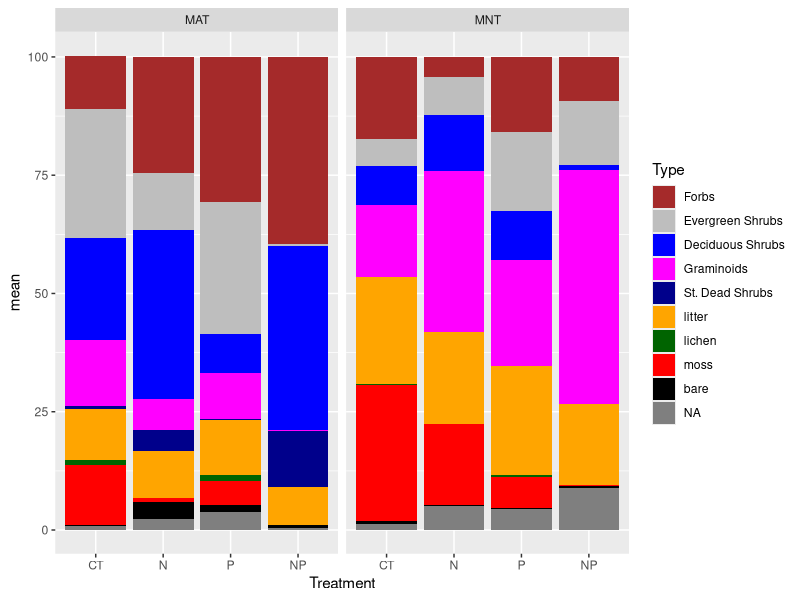

This figure's R source:
## 2013 % cover plots 

require(tidyverse)

cover_data <- read_csv("2013jmcover.csv") %>% slice(-1, -2, -3) %>% 
  mutate(cover = as.numeric(`Relative Cover`))



## Functional Groups 
species <- cover_data$Species %>% unique()
decid_shrubs <- c("Bet nan", "Sal pul", "Vac uli", "Rho lap", "Sal arc", "Sal gla", "Sal ret")
evgreen_shrubs <- c("And pol", "Led pal", "Cas tet", "Emp nig", "Vac vit", "Ped lap")
st_dead_shrubs <- c("St. D. Bet.", "St. D. Sal pul")
graminoids <- c("Poa arc", "Eri vag", "Car big", "Car mic","Car rot", "Cal lap", "Eri ang", "Arc lat")
forbs <- c("Arc alp", "Ped lab", "Pol bis", "Pol viv", "Rub cha", "Sax ang", "Sax dav", "Sax pun",
           "Ped cap", "Ped kan", "Ped oed", "Ped sp.", "Ped sud", "Pyr Sec", "Dry int",
           "Epi ang", "Tofieldia", "Tof coc", "Draba sp.", "Equ arv")
identity <- c("litter", "lichen", "moss", "frost boil", "bare", "vole litter")

other <- species[!species %in% c(decid_shrubs, evgreen_shrubs, graminoids, forbs, st_dead_shrubs,
                                 identity)]

other


## Calculate Means & Tag Functional Groups 
cover_means <- cover_data %>% 
  mutate(Treatment = factor(Treatment, levels = c("CT", "N", "P", "NP"))) %>% 
  group_by(Site, Block, Treatment, Plot, Species) %>% 
  summarize(cover = mean(cover, na.rm = T)) %>% filter(!is.na(cover)) %>% 
  group_by(Site, Treatment, Species) %>% 
  group_by(N = n(), add = TRUE) %>% # add number of blocks per site to get Standard Error
  summarize_at(vars(cover), funs(mean, sd), na.rm = T) %>% 
  mutate(Type = ifelse(Species %in% decid_shrubs, "Deciduous Shrubs", 
                       ifelse(Species %in% evgreen_shrubs, "Evergreen Shrubs",
                              ifelse(Species %in% st_dead_shrubs, "St. Dead Shrubs", 
                                     ifelse(Species %in% forbs, "Forbs",
                                            ifelse(Species %in% graminoids, "Graminoids",
                                                   ifelse(Species %in% identity, Species, "other"))))))) %>% 
  mutate(Type = factor(Type, levels = c("Forbs", "Evergreen Shrubs", "Deciduous Shrubs", "Graminoids", "St. Dead Shrubs",
                                        "litter", "lichen", "moss", "bare"))) 



ggplot(cover_means, aes(x=Treatment, y = mean)) + 
  geom_bar(aes(fill = Type), stat = "identity") + 
  scale_fill_manual(values = c("brown", "grey", "blue", "magenta", "dark blue", "orange", "dark green", "red", "black")) +
  facet_wrap(vars(Site))
